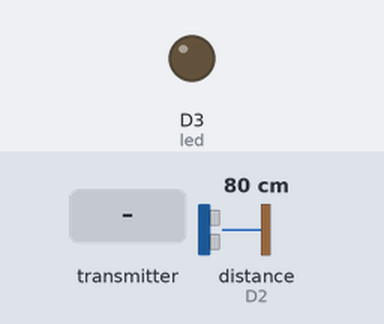
A sketch run on a simulated ESP8266 (NodeMCU). Shown: output pins drawn as LEDs (lit = HIGH). Dashed ring = blinking. The inputs (shaded band) are chosen by the test bench; at power-on: distance to the obstacle (sensor on D2) 80 cm. The echo pulse lasts 58.3 µs per cm; WiFi joins after 1.5 s; servers stay silent unless stated; no radio packets arrive unless stated; no MQTT or app messages arrive unless stated; what the sketch prints to the serial monitor is not drawn.

Above: at 5.3 s.
5.4 s: the transmitter starts sending thermometere = 0
At 5.8 s:
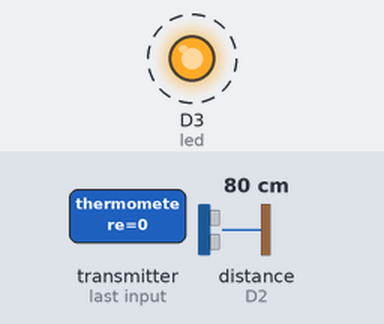
9.9 s: distance to the obstacle (sensor on D2) set to 54 cm
11.4 s: distance to the obstacle (sensor on D2) set to 45 cm
At 11.9 s:
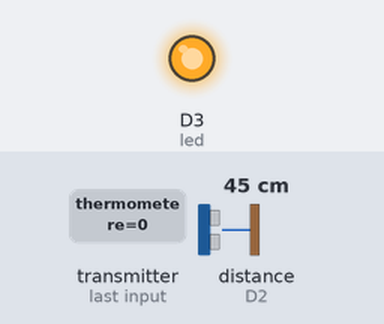
12.9 s: distance to the obstacle (sensor on D2) set to 60 cm
At 14.3 s:
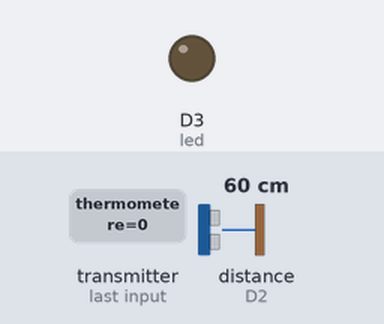
Timing chart, 0 to 15.4 s (numbered marks = the images above; inputs shaded):
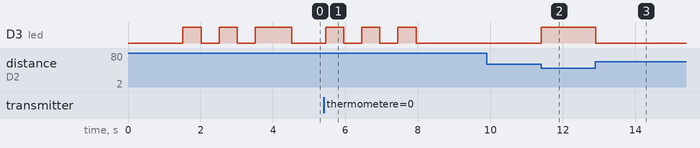

Measured:
- the behaviour switches between 50 and 49 cm on distance to the obstacle (sensor on D2) (found by bisection; images 1 and 2)
- after the input at 5.4 s, D3 (led): alternates HIGH for 0.50 s and LOW for 0.50 s, 6 changes in all, then stays LOW, starting after 0.05 s
- after the input at 9.9 s, every drawn part: stays the same
- after the input at 11.4 s, D3 (led): LOW → HIGH at once
- after the input at 12.9 s, D3 (led): HIGH → LOW at once

The sketch:

MainProcessor.ino
```cpp
#include <SPI.h>
#include <nRF24L01.h>
#include <RF24.h>
#include <printf.h>
#include "NewPing.h"
#include <ESP8266WiFi.h>
#include <PubSubClient.h>

const char* ssid = "ssid";
const char* password = "pass";
const char* mqtt_server = "0.0.0.0";
const int mqtt_port = 1883;

unsigned long sleepMillis;
unsigned long startMillis;
unsigned long startMillis2;
unsigned long startMillis3;
unsigned long currentMillis;
const unsigned long period = 10000;

WiFiClient espClient;
PubSubClient client(espClient);
unsigned long lastMsg = 0;
#define MSG_BUFFER_SIZE (50)
char msg[MSG_BUFFER_SIZE];
int value = 0;

#define CE_PIN D4
#define CSN_PIN D8
#define TRIGGER_PIN D1
#define ECHO_PIN D2
#define led D3
#define MAX_DISTANCE 400
const uint64_t pipe = 0xE84D84FFLL;
const uint64_t pipe2 = 0xE84D85FFLL;

RF24 radio(CE_PIN, CSN_PIN);

NewPing sonar(TRIGGER_PIN, ECHO_PIN, MAX_DISTANCE);
float duration, distance;

struct data {
  float thermometere;
  uint8_t brightness;
  bool lamp;
  bool commode1;
  bool commode2;
} a;

float thermometere;
uint8_t brightness;
bool lampStatus = false;
bool commode1 = true;
bool commode2 = true;
bool planA = false;

void setup_wifi() {
  delay(10);

  Serial.println();
  Serial.print("Connecting to ");
  Serial.println(ssid);

  WiFi.mode(WIFI_STA);
  WiFi.begin(ssid, password);

  printf_begin();
  radio.printDetails();
  Serial.print("Is connected : ");
  Serial.println(radio.isChipConnected());

  while (WiFi.status() != WL_CONNECTED) {
    delay(500);
    Serial.print(".");
  }

  digitalWrite(led, 1);
  delay(500);
  digitalWrite(led, 0);
  delay(500);
  digitalWrite(led, 1);
  delay(500);
  digitalWrite(led, 0);
  delay(500);

  randomSeed(micros());

  Serial.println("");
  Serial.println("WiFi connected");
  Serial.println("IP address: ");
  Serial.println(WiFi.localIP());
}

void callback(char* topic, byte* payload, unsigned int length) {
  Serial.print("Message arrived [");
  Serial.print(topic);
  Serial.print("] ");
  char* response;
  for (int i = 0; i < length; i++) {
    response += (char)payload[i];
  }
  Serial.println();

  if ((String)topic == "lamp") {
    lampStatus = (char)payload[0] == '1';
  }
}

void setup() {
  // put your setup code here, to run once:
  Serial.begin(9600);
  pinMode(D3, OUTPUT);

  radio.begin();
  radio.setChannel(84);            // Channel(0 ... 127)
  radio.setDataRate(RF24_2MBPS);   // RF24_250KBPS, RF24_1MBPS, RF24_2MBPS)
  radio.setPALevel(RF24_PA_HIGH);  //RF24_PA_MIN=-18dBm, RF24_PA_LOW=-12dBm, RF24_PA_HIGH=-6dBm, RF24_PA_MAX=0dBm
  radio.openReadingPipe(0, pipe);
  radio.openWritingPipe(pipe2);
  radio.startListening();

  setup_wifi();
  client.setServer(mqtt_server, mqtt_port);
  client.setCallback(callback);

  digitalWrite(led, 1);
  delay(1000);
  if (radio.isChipConnected()) {
    digitalWrite(led, 0);
  }

  while (!radio.available()) {}

  radio.read(&a, sizeof(a));
  thermometere = a.thermometere;
  brightness = a.brightness;
  commode1 = a.commode1;
  commode2 = a.commode2;
  lampStatus = a.lamp;
}

void loop() {
  currentMillis = millis();

  if (!client.connected()) {
    reconnect();
  }
  client.loop();

  if (currentMillis - startMillis >= 500) {
    if (radio.available()) {
      radio.read(&a, sizeof(a));
      thermometere = a.thermometere;
      brightness = a.brightness;
      commode1 = a.commode1;
      commode2 = a.commode2;
    }
    startMillis = currentMillis;
  }

  if (currentMillis - startMillis3 >= 800) {
    client.publish("commode1", commode1 ? "1" : "0");
    client.publish("commode2", commode2 ? "1" : "0");
    char* buffer = (char*)malloc(20 * sizeof(char));
    ltoa(sonar.ping_cm(), buffer, 5);
    client.publish("distance", buffer);
    dtostrf(thermometere, 6, 2, buffer);
    client.publish("temperature", buffer);
    itoa(brightness, buffer, 5);
    client.publish("brightness", buffer);

    if (planA) {
      client.publish("planA", "alarm");
      planA = false;
    }

    startMillis3 = currentMillis;
  }

  if (sonar.ping_cm() <= 50) {
    planA = true;
    digitalWrite(led, 1);
  } else {
    digitalWrite(led, 0);
  }

  if (currentMillis - startMillis2 >= 100) {
    radio.stopListening();
    a.lamp = lampStatus;
    radio.write(&a, sizeof(a));
    radio.startListening();
    startMillis2 = currentMillis;
  }
}

void reconnect() {
  // Loop until we're reconnected
  while (!client.connected()) {
    Serial.print("Attempting MQTT connection...");
    // Create a random client ID
    String clientId = "MainESP8266";
    // clientId += String(random(0xffff), HEX);
    String userName = "username";
    String pass = "pass";
    // Attempt to connect
    if (client.connect(clientId.c_str(), userName.c_str(), pass.c_str())) {
      digitalWrite(led, 1);
      delay(500);
      digitalWrite(led, 0);
      delay(500);
      digitalWrite(led, 1);
      delay(500);
      digitalWrite(led, 0);
      delay(500);
      digitalWrite(led, 1);
      delay(500);
      digitalWrite(led, 0);

      Serial.println("connected");
      // Once connected, publish an announcement...
      // client.publish("outTopic", "hello world");
      // ... and resubscribe
      client.subscribe("lamp");
    } else {
      Serial.print("failed, rc=");
      Serial.print(client.state());
      Serial.println(" try again in 5 seconds");
      // Wait 5 seconds before retrying
      delay(5000);
    }
  }
}
```
